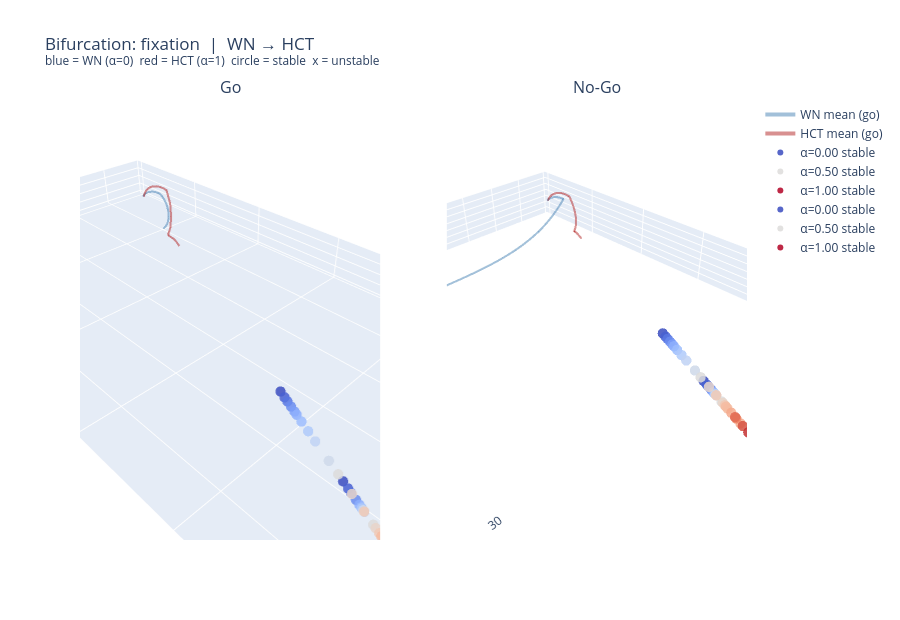
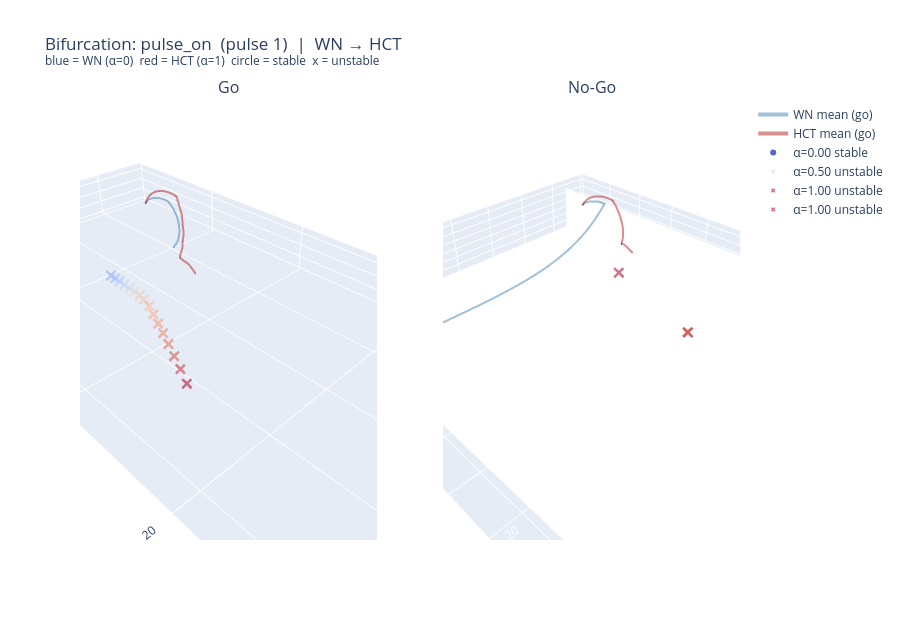
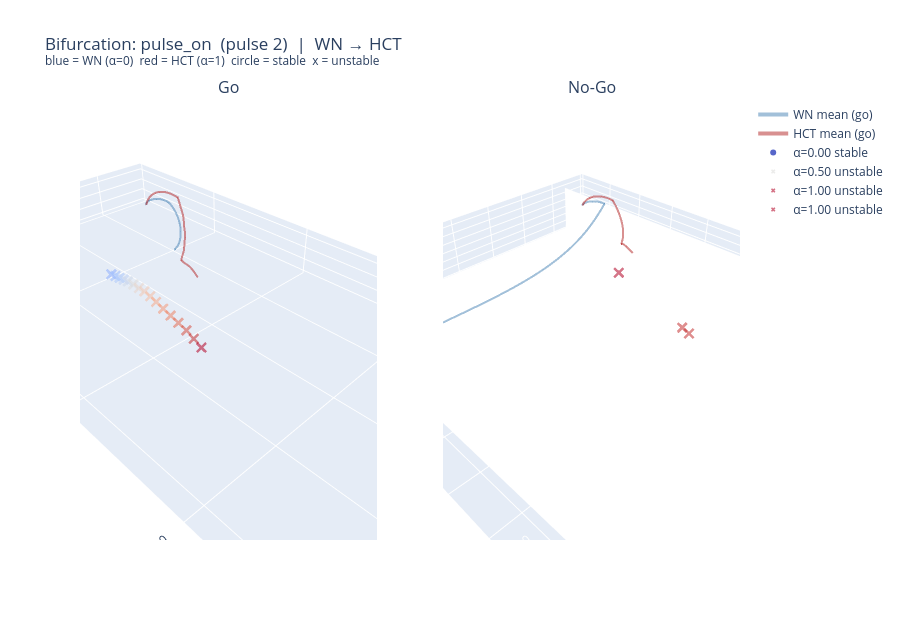
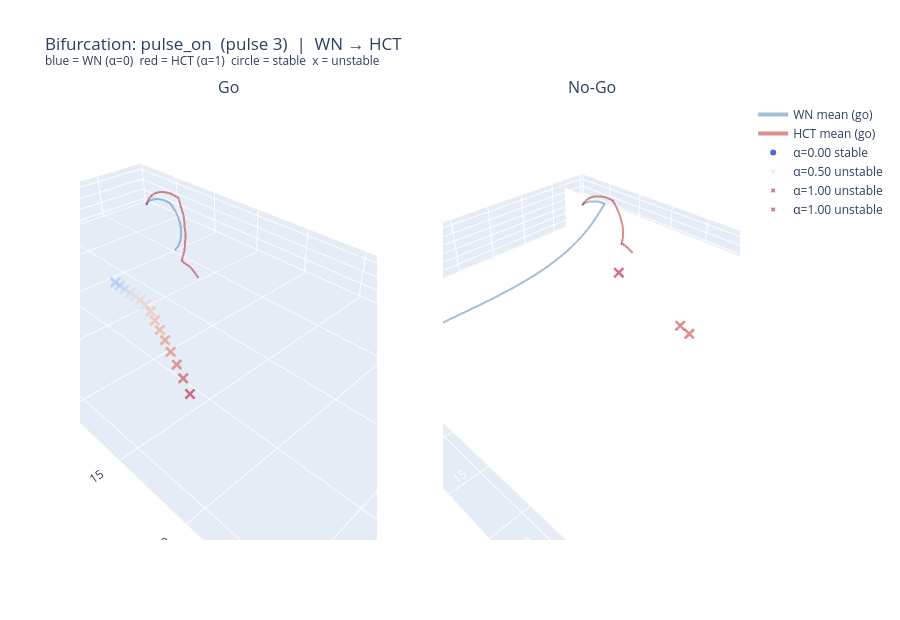

These figures' notebook cell, in order:
### Code cell
# ── 3D scatter: fixed-point positions coloured by alpha (Plotly, interactive) ─
# One HTML per phase; Go and No-Go as side-by-side 3D panels.
# Color encodes α  (blue = WN, red = HCT)
# circle = stable FP   x = unstable FP

import plotly.graph_objects as go
from plotly.subplots import make_subplots

def _pc(c):
    r, g, b, *_ = mcolors.to_rgba(c)
    return f'rgb({int(r*255)},{int(g*255)},{int(b*255)})'

cmap_a     = plt.cm.coolwarm
norm_a     = mcolors.Normalize(0.0, 1.0)
axis_labels = [f'PC1 ({var_exp[0]:.1f}%)',
               f'PC2 ({var_exp[1]:.1f}%)',
               f'PC3 ({var_exp[2]:.1f}%)']

for phase, pulse_num in phases:
    key = phase_label(phase, pulse_num)
    if key not in bifur_results:
        continue
    phase_data    = bifur_results[key]
    sorted_alphas = sorted(phase_data.keys())
    n_a           = len(sorted_alphas)

    fig = make_subplots(
        rows=1, cols=2,
        specs=[[{'type': 'scatter3d'}, {'type': 'scatter3d'}]],
        subplot_titles=['Go', 'No-Go'],
    )

    for col_idx, (cond, mask_src, mask_hct_c) in enumerate(
        [('go',   go_wn,   go_hct),
         ('nogo', nogo_wn, nogo_hct)], start=1):

        # Mean background trajectories (source and HCT)
        for hs_bg, mask_bg, tc, lbl in [
            (hs_wn,  mask_src,    'steelblue', 'WN mean'),
            (hs_hct, mask_hct_c,  'firebrick', 'HCT mean'),
        ]:
            p = pca.transform(hs_bg[:, mask_bg, :].mean(axis=1))
            fig.add_trace(go.Scatter3d(
                x=p[:, 0], y=p[:, 1], z=p[:, 2], mode='lines',
                line=dict(color=tc, width=4), opacity=0.5,
                name=f'{lbl} ({cond})',
                showlegend=(col_idx == 1),
            ), row=1, col=col_idx)

        # Fixed points coloured by alpha
        for a_idx, a in enumerate(sorted_alphas):
            fp = phase_data[a][cond]
            if len(fp['h']) == 0:
                continue
            col    = _pc(cmap_a(norm_a(a)))
            p      = pca.transform(fp['h'])
            stable = fp['is_stable']
            show   = bool(a_idx == 0 or a_idx == n_a - 1 or a_idx == n_a // 2)
            if stable.any():
                fig.add_trace(go.Scatter3d(
                    x=p[stable, 0], y=p[stable, 1], z=p[stable, 2], mode='markers',
                    marker=dict(color=col, size=6, symbol='circle', opacity=0.85),
                    name=f'α={a:.2f} stable', showlegend=show,
                ), row=1, col=col_idx)
            if (~stable).any():
                fig.add_trace(go.Scatter3d(
                    x=p[~stable, 0], y=p[~stable, 1], z=p[~stable, 2], mode='markers',
                    marker=dict(color=col, size=4, symbol='x', opacity=0.55),
                    name=f'α={a:.2f} unstable', showlegend=show,
                ), row=1, col=col_idx)

    scene_kw = dict(xaxis_title=axis_labels[0], yaxis_title=axis_labels[1],
                    zaxis_title=axis_labels[2], aspectmode='data')
    fig.update_layout(
        title=f'Bifurcation: {key}  |  WN → HCT<br>'
              f'<sup>blue = WN (α=0)  red = HCT (α=1)  '
              f'circle = stable  x = unstable</sup>',
        scene=scene_kw, scene2=scene_kw,
        height=620, paper_bgcolor='white',
    )
    fname = key.replace(' ', '_').replace('(', '').replace(')', '').strip()
    out_html = out_dir / f'bifur_3d_{fname}_{ckpt["step"]}.html'
    fig.write_html(str(out_html))
    print(f'Saved: {out_html}')
    fig.show()
